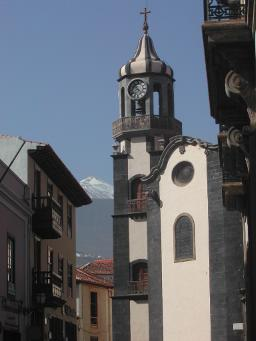
#> input picture ch_02_images/images/church.jpg, 256 x 341 px
$ jupyter execute ch_02_2_2.ipynb
#> lines starting #> are read from the running program, lines starting #| are printed output that depends on the picture
# کمی‌سازی (Quantisation)
به زبان ساده یعنی هر پیکسل از تصویر از مقدار ۰ تا چه مقداری می تواند داشته باشد.

برای مثال زمانی که در مورد یک تصویر خاکستری ۸ بیتی صحبت می کنیم، یعنی هر پیکسل از تصویر عددی بین ۰ تا ۲۵۵ می‌تواند داشته باشد.

می خواهیم یک تصویر رنگی را ابتدا به یک تصویر خاکستری تبدیل کنیم و سپس مقدار عددی که هر پیکسل می تواند بگیرد، عددی بین ۰ و ۶۳ باشد.

ابتدا تصویر را فراخوانی می کنیم و سپس آن را به یک تصویر خاکستری تبدیل می‌کنیم:

[cell 1]
import cv2 as cv
from matplotlib import pyplot as plt
import math

img = cv.imread('images/church.jpg')
#> img is the input picture: shape (341, 256, 3); mean B, G, R 105.6, 97.9, 93.5

gray_img = cv.cvtColor(img, cv.COLOR_BGR2GRAY)
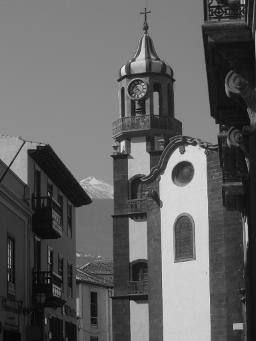
#> gray_img: shape (341, 256); min 0, max 245, mean 97.5

plt.axis('off')
plt.imshow(gray_img, cmap='gray')
plt.show()

برای اینکه ببینیم تصویر تا چه مقداری کوانتیزه شده است، از پاپرتی dtype استفاده می‌کنیم:

[cell 2]
print(gray_img.dtype)
#| uint8

uint8 به معنی این است که هر پیکسل یک عدد صحیح مثبت از ۰ تا ۲۵۵ است.

یکی از ساده‌ترین راه‌ها برای تبدیل مقدار هر پیکسل از عددی بین ۰ تا ۲۵۵ به عددی بین ۰ تا ۶۳، به روش زیر است:

۲ به توان ۸ را بر ۲ به توان ۶ تقسیم می‌کنیم. حاصل این تقسیم عدد ۴ است.

 مقدار هر پیکسل از تصویر اصلی را بر عد ۴ تقسیم می‌کنیم و جز صحیح آن را به عنوان مقدار جدید پیکسل در نظر می‌گیریم

برای اولین پیکسل از تصویر این کار را انجام می‌دهیم:

[cell 3]
first_pixle_original_value = gray_img[0, 0]
#> first_pixle_original_value = 129

first_pixle_quantized_value = math.floor(first_pixle_original_value / 4)
#> first_pixle_quantized_value = 32

print(first_pixle_original_value, first_pixle_quantized_value)
#| 129 32

به طور مشابه همین کار را برای تمام پیکسل‌ها انجام می‌دهیم:

[cell 4]
new_img = gray_img

for i in range(0, gray_img.shape[0]):
    for j in range(0, gray_img.shape[1]):
        new_img[i, j] = math.floor(gray_img[i, j] / 4)
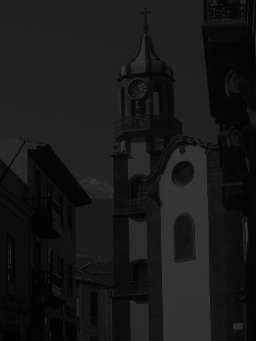
#> new_img: shape (341, 256); min 0, max 61, mean 24

plt.axis('off')
plt.imshow(new_img, cmap='gray')
plt.show()

$ run again, with ch_02_images/images/TrinityRegentHouse.jpg copied over ch_02_images/images/church.jpg
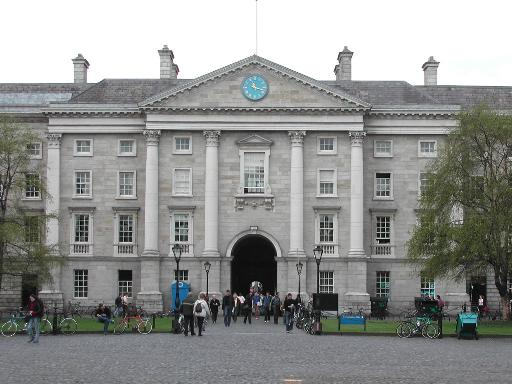
#> input picture ch_02_images/images/TrinityRegentHouse.jpg, 512 x 384 px
#> img is the input picture: shape (384, 512, 3); mean B, G, R 145.9, 147.9, 146.5
#> `gray_img = cv.cvtColor(img, cv.COLOR_BGR2GRAY)`:
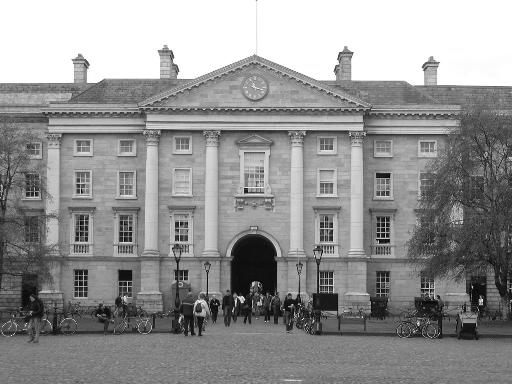
#> gray_img: shape (384, 512); min 0, max 255, mean 147.2
#| uint8
#> first_pixle_original_value = 255
#> first_pixle_quantized_value = 63
#| 255 63
#> after the loop `for i in range(0, gray_img.shape[0]):`:
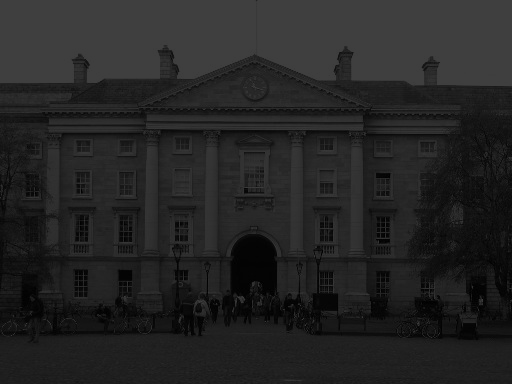
#> new_img: shape (384, 512); min 0, max 63, mean 36.4

$ run again, with ch_02_images/images/coat_hanger.jpg copied over ch_02_images/images/church.jpg
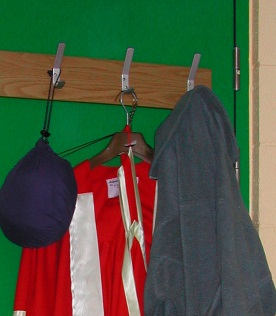
#> input picture ch_02_images/images/coat_hanger.jpg, 276 x 316 px
#> img is the input picture: shape (316, 276, 3); mean B, G, R 63.2, 83.9, 77.2
#> `gray_img = cv.cvtColor(img, cv.COLOR_BGR2GRAY)`:
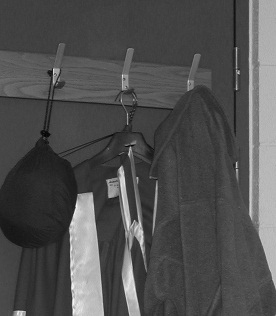
#> gray_img: shape (316, 276); min 4, max 248, mean 79.5
#| uint8
#> first_pixle_original_value = 65
#> first_pixle_quantized_value = 16
#| 65 16
#> after the loop `for i in range(0, gray_img.shape[0]):`:
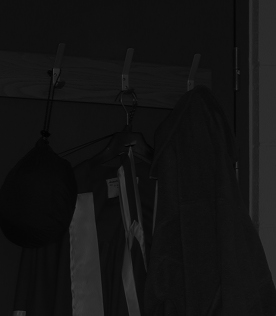
#> new_img: shape (316, 276); min 1, max 62, mean 19.5
